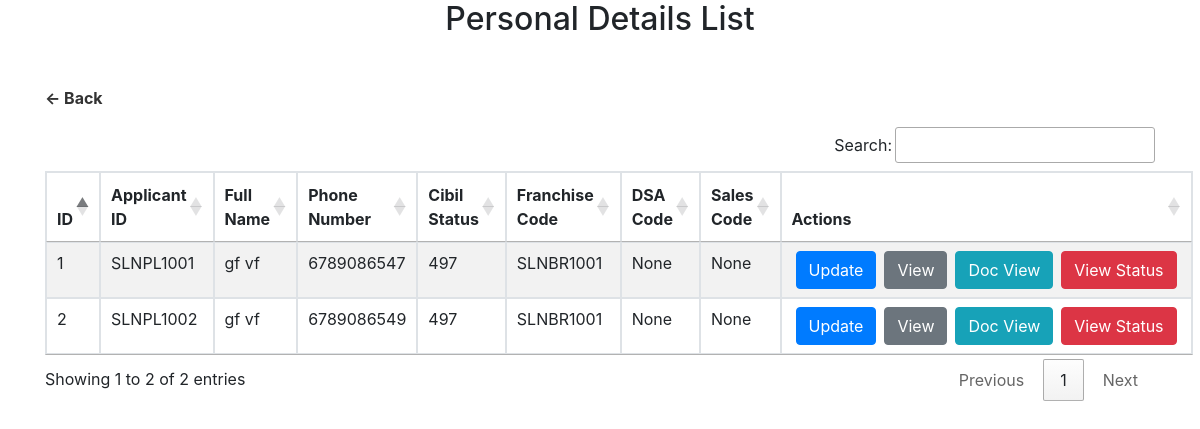
The page /pl/personallist/ on the database its author committed.
### ravi/models.py (models this page shows, shortened)
class PersonalDetail(models.Model):
    basicdetailform = models.OneToOneField(personalbasicdetail, on_delete=models.CASCADE)
    GENDER_CHOICES = [
        ('FEMALE', 'Female'),
        ('MALE', 'Male'),
        ('OTHER', 'Other'),
    ]
    MARITAL_STATUS_CHOICES = [
        ('SINGLE', 'Single'),
        ('MARRIED', 'Married'),
    ]
    COMPANY_TYPE_CHOICES = [
        ('PUBLIC', 'Public'),
        ('PRIVATE', 'Private'),
        ('GOVERNMENT', 'Government'),
        ('SELF_EMPLOYED', 'Self-employed'),
        ('OTHER', 'Other'),
    ]
    own_house = [
        ('YES', 'Yes'),
        ('NO', 'No'),
    ]
    address = [
        ('RENT', 'Rent'),
        ('OWN', 'Own'),
    ]
    first_name = models.CharField(max_length=100, validators=[validate_only_letters])  # Required
    last_name = models.CharField(max_length=100, validators=[validate_only_letters])  # Required
    gender = models.CharField(max_length=10, choices=GENDER_CHOICES)  # Required
    father_name = models.CharField(max_length=100, validators=[validate_only_letters])  # Required
    date_of_birth = models.DateField(validators=[validate_date])  # Required
    mobile_number = models.CharField(max_length=10,null=True,blank=True)  # Required
    pan_card_number = models.CharField(max_length=10,null=True,blank=True)  # Required
    aadhar_card_number = models.CharField(max_length=12, validators=[validate_aadhar_number])  # Required
    marital_status = models.CharField(max_length=10, choices=MARITAL_STATUS_CHOICES)  # Required
    email = models.EmailField(validators=[validate_email])  # Required
    current_address = models.TextField(validators=[validate_address])  # Required
    current_address_type = models.TextField(choices=address)
    current_address_pincode = models.CharField(max_length=6, validators=[validate_pincode])  # Required
    aadhar_address_type = models.TextField(choices=address)
    aadhar_address = models.TextField(validators=[validate_address])  # Required
    aadhar_pincode = models.CharField(max_length=6, validators=[validate_pincode])  # Required
    running_emis = models.CharField(max_length=10, validators=[validate_amount])  # Required
    net_salary = models.CharField(max_length=10, validators=[validate_amount])  # Required
    company_name = models.CharField(max_length=100, validators=[validate_only_letters])  # Required
    company_type = models.CharField(max_length=20, choices=COMPANY_TYPE_CHOICES)  # Required
    job_joining_date = models.DateField()  # Required
    job_location = models.CharField(max_length=100)  # Required
    total_job_experience = models.IntegerField()  # Required
    work_email = models.EmailField(validators=[validate_email], blank=True, null=True)  # Optional
    office_address = models.TextField(validators=[validate_address], blank=True, null=True)  # Optional
    office_address_pincode = models.CharField(max_length=6, validators=[validate_pincode])  # Required
    required_loan_amount = models.CharField(max_length=10, validators=[validate_amount])  # Required
    ref1_person_name = models.CharField(max_length=200, validators=[validate_only_letters])  # Required
    ref1_mobile_number = models.CharField(max_length=10, validators=[validate_mobile_number])  # Required
    ref2_person_name = models.CharField(max_length=200, validators=[validate_only_letters], blank=True, null=True)  # Optional
    ref2_mobile_number = models.CharField(max_length=10, validators=[validate_mobile_number], blank=True, null=True)  # Optional
    own_house = models.CharField(max_length=10,choices=own_house)  # Required
    dsaref_code=models.CharField(max_length=100,null=True,blank=True)
    franrefCode=models.CharField(max_length=100,null=True,blank=True)
    application_loan_type=models.CharField(max_length=100,null=True,blank=True)
    name=models.CharField(max_length=100,null=True,blank=True)
    created_at = models.DateField(auto_now_add=True,null=True,blank=True)
    empref_code=models.CharField(max_length=40,null=True,blank=True)
    application_id=models.CharField(max_length=500,null=True,blank=True)

class personalbasicdetail(models.Model):
    GENDER_CHOICES = [('Male', 'Male'), ('Female', 'Female')]
    MARITAL_STATUS_CHOICES = [('Single', 'Single'), ('Married', 'Married'), ('Divorced', 'Divorced')]
    fname = models.CharField(max_length=50,default='')
    lname = models.CharField(max_length=50)
    Dob = models.DateField(validators=[validate_age])
    phone_number = models.BigIntegerField()
    pan_num = models.CharField(max_length=10, validators=[validate_pan])
    Aadhar_number = models.CharField(max_length=12)
    gender = models.CharField(max_length=10, choices=GENDER_CHOICES,null=True,blank=True)
    email = models.EmailField(validators=[EmailValidator()], blank=True, null=True)
    marital_status = models.CharField(max_length=10, choices=MARITAL_STATUS_CHOICES,null=True,blank=True)
    required_loan_amount = models.CharField(max_length=10)
    otp = models.CharField(max_length=6, blank=True, null=True)
    application_id = models.CharField(max_length=100, blank=True, unique=True)
    created_at=models.DateField(auto_now_add=True)
    terms_accepted=models.BooleanField(default=False)
    expiry_at=models.DateField(null=True,blank=True)

### ravi/views.py (the view)
# urls.py: path('personallist/', views.personal_list_view, name='personal_detail_list'),  # List personal details
def personal_list_view(request):
    personal_details = PersonalDetail.objects.all()
    profile_with_cibil=[]
    for profile in personal_details:
        user_details=profile.basicdetailform
        cibil_record=plCibilCheck.objects.filter(user=user_details).first()
        cibil_score=cibil_record.cibil_score if cibil_record else None
        profile_with_cibil.append({
            'profile': profile,
            'cibil_score': cibil_score
        })
    return render(request, 'admin/personal_detail_list.html', {'profile_with_cibil':profile_with_cibil})

### ravi/templates/admin/personal_detail_list.html (shortened to what this page needs)
<!DOCTYPE html>
<html lang="en">
<head>
    <link rel="stylesheet" href="https://maxcdn.bootstrapcdn.com/bootstrap/4.0.0/css/bootstrap.min.css">
    <link rel="stylesheet" href="https://cdn.datatables.net/1.13.7/css/jquery.dataTables.min.css">
    <link rel="stylesheet" href="https://cdn.datatables.net/buttons/2.4.2/css/buttons.dataTables.min.css">
    <link rel="stylesheet" href="https://cdn.datatables.net/responsive/2.4.0/css/responsive.dataTables.min.css">
</head>
<body>
    <h2><center>Personal Details List</center></h2>
    <div class="container mt-5">
        <a href="javascript:void(0);" onclick="window.history.back();" class="back-button">← Back</a>
        <div class="row mb-3">
            <div class="col-md-6">
            </div>
        </div>
        <table id="personalDetailsTable" class="table table-bordered table-striped">
            <thead>
                <tr>
                    <th>ID</th>
                    <th>Applicant ID</th>
                    <th>Full Name</th>
                    <th>Phone Number</th>
                    <th>Cibil Status</th>
                    <th>Franchise Code</th>
                    <th>DSA Code</th>
                    <th>Sales Code</th>
                    <th>Actions</th>
                </tr>
            </thead>
            <tbody>
                {% for detail in profile_with_cibil %}
                <tr>
                    <td>{{ detail.profile.id }}</td>
                    <td>{{ detail.profile.basicdetailform.application_id }}</td>
                    <td>{{ detail.profile.first_name }} {{ detail.profile.last_name }}</td>
                    <td>{{ detail.profile.mobile_number }}</td>
                    <td>
                        {% if detail.cibil_score %}
                            {{ detail.cibil_score }}
                        {% else %}
                            Not Available
                        {% endif %}
                    </td>
                    <td>{{ detail.profile.franrefCode}}</td>
                    <td>{{ detail.profile.dsaref_code}}</td>
                    <td>{{ detail.profile.empref_code}}</td>
                    <td>
                        <div class="d-flex justify-content-start">
                            <a href="{% url 'update_personal_detail' detail.profile.id %}" class="btn btn-primary mx-1">Update</a>
                            <a href="{% url 'view_personal_detail' detail.profile.id %}" class="btn btn-secondary mx-1">View</a>
                            <a href="{% url 'view_documents' detail.profile.application_id %}" class="btn btn-info mx-1">Doc View</a>
                            <a href="{% url 'personal_verification_add_or_update' detail.profile.id %}" class="btn btn-danger mx-1">View Status</a>
                        </div>
                    </td>
                </tr>
                {% endfor %}
            </tbody>
        </table>
    </div>
</body>
</html>

### ravi/templates/admin/personal_detail_list.html (style rules this page uses)
table.dataTable { table-layout: auto !important; width: 100% !important; }
.back-button { text-decoration: none; color: #333; font-weight: bold; margin-top: 1px; }

### rows shown on the page
PersonalDetail: profile.id "1", profile.basicdetailform.application_id "SLNPL1001", profile.first_name "gf", profile.last_name "vf", profile.mobile_number "6789086547", cibil_score "497", profile.franrefCode "SLNBR1001", profile.dsaref_code "None", profile.empref_code "None"
PersonalDetail: profile.id "2", profile.basicdetailform.application_id "SLNPL1002", profile.first_name "gf", profile.last_name "vf", profile.mobile_number "6789086549", cibil_score "497", profile.franrefCode "SLNBR1001", profile.dsaref_code "None", profile.empref_code "None"
